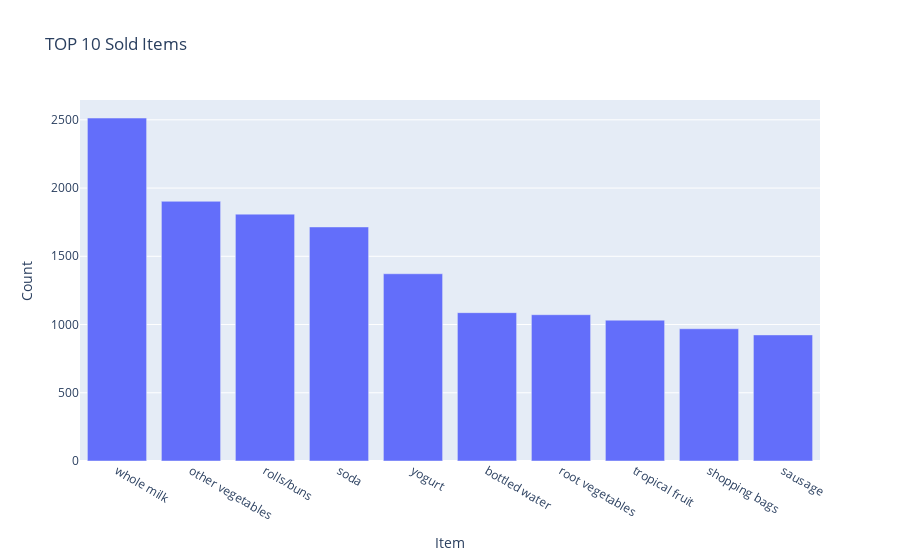

Notebook code cell kept with this figure:
### Markdown cell above
### <Team Basket_Puzzle: 장바구니 분석 알고리즘>
#### 주피터 노트북 환경에서 실행한 코드입니다.
#### 기존 csv파일은, 제품군의 이름이나 판매 데이터셋이 너무 난잡하고 굳이 나라별로 나눌 인사이트도 없는 것 같아서 좀 더 직관적인 데이터셋인 식료품 csv파일로 바꿨습니다.
#### 도/소매로 굳이 나누지 않고, 특정 상품을 검색해 특정 상품의 개수 및 같이 판매된 탑3 제품의 판매데이터를 출력하는 코드를 추가하였습니다.
#### 기존에 연관규칙 학습을 위해서 mlxtend의 association_rules 함수를 사용했었는데, 
#### 호출 시에 num_itemsets 관련 에러가 해결되지 않아서 임시방편으로 custom_association_rules 함수를 직접 구현하여 사용했습니다.
####
#### 주요 기능:
#### 1) 데이터 로드 및 전처리.
#### 2) 자주 판매되는 아이템셋 추출.(Apriori)
#### 3) custom_association_rules를 이용한 연관규칙 분석.
#### 4) 사용자 입력을 통한 추천 알고리즘.
#### 5) 판매 품목 시각화.(품목별 판매량, 자주 판매되는 아이템 세트 등)
#### 6) 특정 상품명 검색에 따른 정보 출력. (판매량, 관련 상품 TOP3)
#### 7) 오류처리 및 유효성 검증.
#### 8) 진행상황 출력.

### Code cell
import pandas as pd
import numpy as np
import matplotlib.pyplot as plt
import seaborn as sns
from mlxtend.preprocessing import TransactionEncoder
from mlxtend.frequent_patterns import apriori
import plotly.express as px
import warnings
warnings.filterwarnings('ignore')
print("Loading data...")

try:
    df_raw = pd.read_csv("C:/Users/znxls/Downloads/groceries - groceries.csv")
except FileNotFoundError:
    print("File does not exist. Please check the file path.")
    raise

print("Data loading completed.")
print("Original dataset:", df_raw.shape)
print("Dataset columns:", df_raw.columns)
display(df_raw.head())

print("Data preprocessing in progress...")

# items를 제외한 컬럼 추출.
item_cols = [c for c in df_raw.columns if c.lower().startswith('item ') and 'item(s)' not in c.lower()]

if len(item_cols) == 0:
    raise ValueError("Item columns could not be found. Please check the dataset structure.")

# 각 거래별 아이템 리스트 생성. (nan 제외, 소문자 통일)
transactions = []
for idx, row in df_raw[item_cols].iterrows():
    basket = row.dropna().tolist()  
    if len(basket) > 0:
        transactions.append([str(item).strip().lower() for item in basket if str(item).strip() != ""])

if len(transactions) == 0:
    raise ValueError("No valid transactions found. Please check the CSV file or preprocessing logic.")

print("Total valid transactions:", len(transactions))

# 전체 아이템과 아이템 리스트 파악.
all_items = [item for basket in transactions for item in basket]
unique_items = set(all_items)
print("Total number of unique items:", len(unique_items))

print("Converting to binary matrix using TransactionEncoder...")
# 이진 매트릭스로 변환: 각 거래별로 해당 아이템 구매 여부를 T/F로 나타내어
# 알고리즘이 빠르게 처리할 수 있도록 하기 위함.
te = TransactionEncoder()
try:
    te_array = te.fit_transform(transactions, sparse=False)
except ValueError as e:
    print("Error occurred during TransactionEncoder transformation:", e)
    raise

df = pd.DataFrame(te_array, columns=te.columns_)
print("Binary matrix transformation completed. DataFrame shape:", df.shape)
display(df.head())

print("Extracting frequent itemsets using Apriori algorithm...")
# apriori: 지지도를 기반으로 자주 판매되는 아이템셋 추출.
freq_itemsets = apriori(df, min_support=0.01, use_colnames=True)
print("Frequent itemsets extraction completed. Number of frequent itemsets:", freq_itemsets.shape[0])
# 전체 거래에서의 판매 비율.
display(freq_itemsets.head())
print("Calculating association rules... (using custom_association_rules)")
# custom_association_rules 함수: apriori 결과를 기반으로 직접 연관규칙(전건->후건) 도출.

import itertools

def custom_association_rules(freq_itemsets, metric="confidence", min_threshold=0.3):
    """
    freq_itemsets: apriori 알고리즘 결과로 얻은 빈발 아이템셋 정보가 담긴 DataFrame.
    metric: 연관규칙을 필터링할 기준 지표.
    min_threshold: metric 기준으로 규칙을 걸러낼 최소값.

    이 함수는 빈발 아이템셋을 활용해 전건과 후건을 나누어
    연관규칙을 계산. 각 규칙에 대해 다음 정보를 반환:
    - antecedent_support: 전건 아이템셋의 지지도.
    - consequent_support: 후건 아이템셋의 지지도.
    - support: 전건과 후건을 합한 아이템셋의 지지도.
    - confidence: 전건이 주어졌을 때 후건이 나타날 확률.(신뢰도)
    - lift: 전건 발생 시 후건 발생 가능성을 얼마나 높이는지 나타내는 지표.(향상도)

    결과는 DataFrame 형태로 반환되며, 지정한 metric과 min_threshold를 만족하는 규칙들만 포함.
    """
    if 'itemsets' not in freq_itemsets.columns or 'support' not in freq_itemsets.columns:
        raise ValueError("'freq_itemsets' DataFrame must have 'itemsets' and 'support' columns.")

    support_dict = {frozenset(item): supp for item, supp in zip(freq_itemsets['itemsets'], freq_itemsets['support'])}
    rules_list = []

    # 길이가 2 이상인 아이템셋에 대해 모든 전건/후건 조합 탐색.
    for itemset in freq_itemsets['itemsets']:
        if len(itemset) < 2:
            continue
        for r in range(1, len(itemset)):
            for antecedent in map(frozenset, itertools.combinations(itemset, r)):
                consequent = itemset - antecedent
                support_itemset = support_dict[itemset]
                support_antecedent = support_dict[antecedent]
                support_consequent = support_dict.get(consequent, None)
                if support_consequent is None:
                    continue
                confidence = support_itemset / support_antecedent
                lift = confidence / support_consequent
                
                # metric 기준 필터.
                if metric == "confidence":
                    if confidence >= min_threshold:
                        rules_list.append((antecedent, consequent, support_antecedent, support_consequent, support_itemset, confidence, lift))
                elif metric == "lift":
                    if lift >= min_threshold:
                        rules_list.append((antecedent, consequent, support_antecedent, support_consequent, support_itemset, confidence, lift))
                else:
                    raise ValueError("The metric must be 'confidence' or 'lift'.")

    columns = ['antecedents', 'consequents', 'antecedent_support', 'consequent_support', 
               'support', 'confidence', 'lift']
    rules_df = pd.DataFrame(rules_list, columns=columns)
    rules_df = rules_df.sort_values('lift', ascending=False).reset_index(drop=True)
    return rules_df

rules = custom_association_rules(freq_itemsets, metric='confidence', min_threshold=0.3)
print("Number of generated rules:", rules.shape[0])
display(rules.head())

print("Data visualization in progress...")
item_counts = pd.Series(all_items).value_counts()
top10_items = item_counts.head(10)
fig = px.bar(x=top10_items.index, y=top10_items.values, 
             title="TOP 10 Sold Items",
             labels={'x':'Item', 'y':'Count'})
fig.show()

# 자주 판매되는 2개의 아이템셋 상위 10개에 대한 시각화.
# 2개 아이템이 함께 구매되는 패턴을 barplot으로 표시.
freq_itemsets['length'] = freq_itemsets['itemsets'].apply(lambda x: len(x))
top_freq_2_itemsets = freq_itemsets[freq_itemsets['length']==2].sort_values('support', ascending=False).head(10)
plt.figure(figsize=(10,6))
itemset_str = top_freq_2_itemsets['itemsets'].apply(lambda x: ', '.join(list(x)))
sns.barplot(x=itemset_str, y=top_freq_2_itemsets['support'], palette='coolwarm')
plt.title("Top 10 Frequent 2-itemsets by Support")
plt.xticks(rotation=45, ha='right')
plt.ylabel("Support")
plt.show()

def item_info(item_name):
    """
    특정 상품에 대한 정보 출력:
    - 전체 판매량.
    - 함께 자주 구매되는 상품 TOP3.
    """
    item_name = item_name.strip().lower()
    if item_name not in unique_items:
        print(f"'{item_name}' does not exist in the dataset. Please enter a valid item.")
        return None
    total_sales = sum([1 for basket in transactions if item_name in basket])
    co_items = []
    for basket in transactions:
        if item_name in basket:
            co_items.extend([i for i in basket if i != item_name])
    co_item_counts = pd.Series(co_items).value_counts().head(3)
    print(f"Total sales of '{item_name}': {total_sales}")
    if len(co_item_counts)>0:
        print(f"Top 3 items frequently purchased with '{item_name}':")
        for rank, (itm, cnt) in enumerate(co_item_counts.items(), start=1):
            print(f"{rank}. {itm} ({cnt} times)")
    else:
        print(f"No items are frequently purchased with '{item_name}'.")
    return {'sales': total_sales, 'co_items': co_item_counts}

def get_recommendations(user_items):
    """
    사용자 구매 상품 기반 추천:
    - user_items를 전건으로 하는 연관규칙을 찾아 후건 추천.
    - lift 기준 정렬 후 상위 3개 상품 추천.
    """
    user_set = frozenset([itm.strip().lower() for itm in user_items])
    filtered_rules = rules[rules['antecedents'] == user_set]
    if filtered_rules.empty:
        return []
    filtered_rules = filtered_rules.sort_values('lift', ascending=False)
    recommended = []
    for conseq in filtered_rules['consequents']:
        recommended.extend(list(conseq))
    recommended = list(set(recommended) - user_set)
    return recommended[:3]

print("Program is ready.")

while True:
    print("="*60)
    user_input = input("What items have you purchased? (Separate with commas) [Press Enter to exit]\nInput: ").strip()
    
    if user_input == "":
        print("Exiting the program.")
        break
    
    user_items = [itm.strip().lower() for itm in user_input.split(',') if itm.strip() != ""]
    valid_items = [itm for itm in user_items if itm in unique_items]
    
    if len(valid_items) == 0:
        print("The entered items do not exist in the dataset. Please enter valid items.")
        continue
    
    print("Searching for association rule-based recommendations for the entered items...")
    recs = get_recommendations(valid_items)
    if len(recs)>0:
        print("Recommended item list:")
        for r in recs:
            print("-", r)
    else:
        print("No items to recommend.")
    
    while True:
        item_search = input("Do you want to check the details of a specific item? Enter the item name (Press Enter to skip): ").strip()
        if item_search == "":
            break
        _info = item_info(item_search)
        if _info is not None:
            break

### Figure 1 — Plotly figure (JSON) as saved in the notebook; plotly's stock layout.template omitted (floating-point values rounded to 4 significant figures)
{"data": [{"alignmentgroup": "True", "hovertemplate": "Item=%{x}<br>Count=%{y}<extra></extra>", "legendgroup": "", "marker": {"color": "#636efa", "pattern": {"shape": ""}}, "name": "", "offsetgroup": "", "orientation": "v", "showlegend": false, "textposition": "auto", "type": "bar", "x": ["whole milk", "other vegetables", "rolls/buns", "soda", "yogurt", "bottled water", "root vegetables", "tropical fruit", "shopping bags", "sausage"], "xaxis": "x", "y": [2513, 1903, 1809, 1715, 1372, 1087, 1072, 1032, 969, 924], "yaxis": "y"}], "layout": {"autosize": true, "barmode": "relative", "legend": {"tracegroupgap": 0}, "title": {"text": "TOP 10 Sold Items"}, "xaxis": {"anchor": "y", "autorange": true, "domain": [0, 1], "range": [-0.5, 9.5], "title": {"text": "Item"}, "type": "category"}, "yaxis": {"anchor": "x", "autorange": true, "domain": [0, 1], "range": [0, 2645.0], "title": {"text": "Count"}, "type": "linear"}}}
